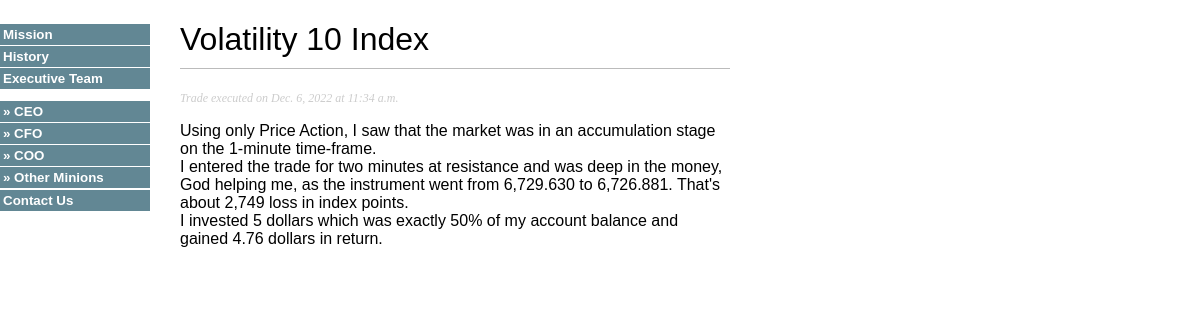
Page /journal/2/ on the committed database.
### journal/models.py (models this page shows, shortened)
class Trade(models.Model):
    class TradeResult(models.TextChoices):
        WIN = 'Win', 'W'
        LOSS = 'Loss', 'L'
    class TradeType(models.TextChoices):
        UP = 'Up', 'U'
        DOWN = 'Down', 'D'
    class Meta:
        ordering = ['-date']
    date = models.DateField()
    type_of_trade = models.CharField(max_length=5,
            choices=TradeType.choices,
            default=TradeType.UP)
    result = models.CharField(max_length=5,
            choices=TradeResult.choices,
            default=TradeResult.WIN)
    currency_pair = models.CharField(max_length=50)
    analysis = models.TextField()
    broker = models.CharField(max_length=20)
    entry_time = models.TimeField()

### journal/views.py (the view)
# urls.py: path('<int:id>/', views.trade_detail, name='trade_detail'),
def trade_detail(request, id):
    trade = get_object_or_404(Trade,
            id=id)
    return render(request,
            'journal/trade/detail.html',
            {'trade': trade})

### journal/templates/journal/trade/detail.html (shortened to what this page needs)
{% extends "journal/base.html" %}
{% block content %}
<h1>{{ trade.currency_pair }}</h1>
<p class="date">
Trade executed on {{ trade.date }} at {{ trade.entry_time }}
</p>
{{ trade.analysis|linebreaks }}
{% endblock %}

### journal/static/css/journal.css (style rules this page uses)
body { margin:0; padding:0; font-family:helvetica, sans-serif; }
h1 { font-weight:normal; border-bottom:1px solid #bbb; padding:0 0 10px 0; }
p.date { color:#ccc; font-family: georgia, serif; font-size: 12px; font-style: italic; }

### journal/static/css/more-styles.css (style rules this page uses)
body { font: 12pt Verdana, Arial, Georgia, sans-serif; }

### rows in the picture
Trade: currency_pair "Volatility 10 Index", date "Dec. 6, 2022", entry_time "11:34 a.m.", analysis "Using only Price Action, I saw that the market was in an accumulation stage on the 1-minute time-frame. I entered the trade for two minutes at resistance and was deep in the money, God helping me, as the instrument went from 6,729.630 to 6,726.881. That's about 2,749 loss in index points. I invested 5 dollars which was exactly 50% of my account balance and gained 4.76 dollars in return."
